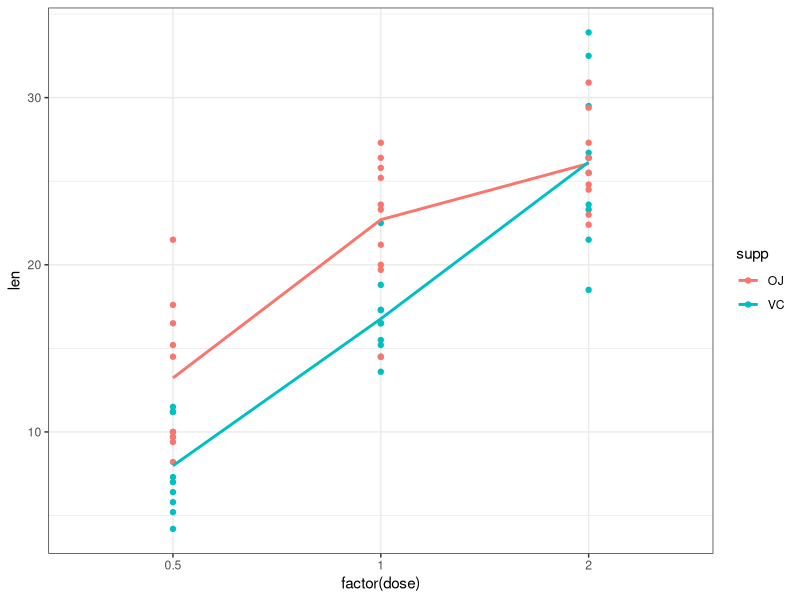

Here is the R script that generated this plot:
## ---- chunk 1
knitr::opts_chunk$set(echo = TRUE)
## ---- chunk 2
my_data <- ToothGrowth
my_data$dose <- factor(my_data$dose, 
                  levels = c(0.5, 1, 2),
                  labels = c("D0.5", "D1", "D2"))
head(my_data)

res.aov2 <- aov(len ~ supp + dose, data = my_data)
summary(res.aov2)

res.aov3 <- aov(len ~ supp * dose, data = my_data)
#res.aov3 <- aov(len ~ supp + dose + supp:dose, data = my_data)  #same
summary(res.aov3)


## ---- chunk 3
# the Tukey HSD test will be done only for the factor variable “dose”, as supp only has two levels, no need to do pairwise-comparisons
TukeyHSD(res.aov3, which = "dose")

## ---- chunk 4
library(multcomp)
summary(glht(res.aov2, linfct = mcp(dose = "Tukey")))


## ---- chunk 5
fit <- aov(weight ~ group, data = PlantGrowth)


#c(1, -1/2, -1/2), which compares ctrl versus the average value of trt1 and trt2.
fit.gh <- glht(fit, linfct = mcp(group = c(1, -1/2, -1/2)))
summary(fit.gh)
confint(fit.gh)

K <- rbind(ctrlVsAve=c(1, -1/2, -1/2), ## ctrl vs. average of trt1 and trt2
           ctrlVsTrt1=c(1, -1, 0))      ## ctrl vs. trt1
fit.gh <- glht(fit, linfct = mcp(group = K))
summary(fit.gh)

## Individual p-values
summary(fit.gh, test = adjusted("none"))
summary(fit.gh, test = adjusted("bonferroni"))
summary(fit.gh, test = adjusted("holm"))
summary(glht(fit, linfct = mcp(group = "Tukey")))



library(ggplot2)
ggplot(ToothGrowth, aes(x = factor(dose), y = len, color = supp)) + geom_point() +
  stat_summary(fun = mean, geom = "line", aes(group = supp), size = 1) + theme_bw()

ToothGrowth$dose=factor(ToothGrowth$dose)
ToothGrowth$test=rnorm(nrow(ToothGrowth))
fit1 <- aov(len ~ test+supp  * dose, data = ToothGrowth)
summary(fit1)
coef(fit1)

#Please note here contrast is for coefs and Intercept is always 0 and no baseline level here
contrast=rbind(VC1To0.5=c(0,0,0,1, 0,1,0),
            OJ1To0.5=c(0,0,0,1,0,0,0)
            )
fit1.glht <- glht(fit1, linfct = contrast) #please note no mcp function here
summary(fit1.glht,test = adjusted("none"))  #Same result as fit.comb.glht 


ToothGrowth$combined=interaction(ToothGrowth[, "supp"],factor( ToothGrowth[, "dose"]),sep = "+")
levels(ToothGrowth$combined)
fit.comb <- aov(len ~ test+combined, data = ToothGrowth)
#Please note here contrast is for levels(ToothGrowth$combined) and no Intercept here, baseline level should be -1
contrast=rbind(VC1To0.5=c(0, -1, 0, 1, 0, 0),
           OJ1To0.5=c(-1, 0, 1, 0, 0, 0)
           )
fit.comb.glht <- glht(fit.comb, linfct = mcp(combined = contrast))
summary(fit.comb.glht,test = adjusted("none")) #same result as fit1.glht
